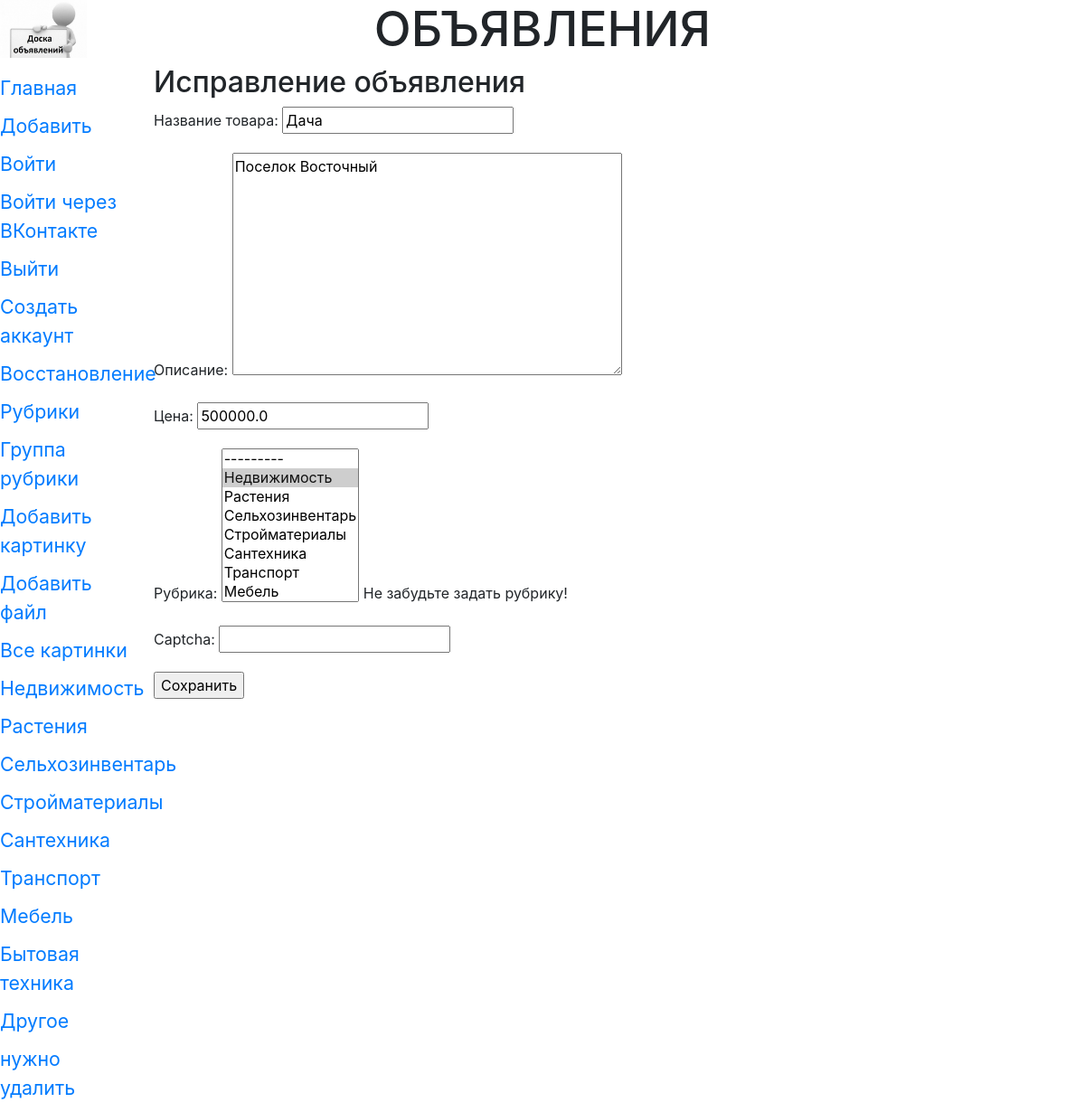
Page /bboard/edit/2 on the committed database.
### bboard/models.py (models this page shows, shortened)
class Rubric (models.Model):#клас рубрик
    name = models.CharField(max_length=20, db_index=True, verbose_name='Название')
    order = models.SmallIntegerField(default=0, db_index=True)
    def __str__(self):#класс представляющий рубрики стоками
        return self.name
    class Meta:
        verbose_name_plural = 'Рубрики'
        verbose_name = 'Рубрика'
        ordering = ['order', 'name']

class Bb(models.Model):#описание полей базы данных (таблица)
    title = models.CharField(max_length=50, verbose_name='Товар',
            validators=[validators.RegexValidator(regex='^.{4,}$')],
            error_messages={'invalid': 'Неправильное название товара'})#добавим валидатор по регулярному выражению
    content = models.TextField(null=True, blank=True, verbose_name='Описание',)
    price = models.FloatField(null=True, blank=True, verbose_name='Цена',
            validators=[validate_even,])#добавили свой валидатор MinMaxValueValidator(1,999999)
    published = models.DateTimeField(auto_now_add=True,db_index=True, verbose_name='Опубликовано')
    rubric = models.ForeignKey('Rubric', null=True,
    on_delete=models.PROTECT, verbose_name='Рубрика')#еще одно поле рубрика, foreignKey поле Первичной модели, 1-ссылка на класс,2 поле не обяз,3 защита от удаления всех полей рубрики какойлибо
    class Meta:#параметры полей и моделей(представление в человеческом виде-ед и мн число и порядок)
        verbose_name_plural = 'Объявления'
        verbose_name = 'Объявление'
        ordering = ['-published','title']#порядок сортировки
        unique_together = (
            ('title', 'published'),
            ('title', 'price', 'rubric')
        )#теперь поля товара и даты должны быть уникальны
        get_latest_by = '-published'
    def title_and_price(self):# функция для функционального поля, выводит название и цену или название
        if self.price:
            return '%s (%.2f)' %(self.title, self.price)
        else:
            return self.title
    title_and_price.short_description = 'Название и цена'

### bboard/views.py (the view)
# urls.py: path('edit/<int:pk>', BbEditView.as_view(), name='edit'),#редактирование, обязательно передаем pk!!
class BbEditView(UpdateView):#Класс для редактирования записей
    model = Bb
    form_class = BbForm
    success_url = '/bboard/detail/{id}'#в книге ошибка
    def get_context_data(self, *args, **kwargs):
        context = super().get_context_data(*args, **kwargs)
        context['rubrics'] = Rubric.objects.all()
        return context

### bboard/forms.py (shortened to what this page needs)
class BbForm(forms.ModelForm):#полное объявление всех полей
    title = forms.CharField(label='Название товара')
    content = forms.CharField(label='Описание',
            validators=[validators.RegexValidator(regex='^.{4,}$')],
            error_messages={'invalid': 'Неправильное название товара'},
            widget=forms.widgets.Textarea())
    price = forms.DecimalField(label='Цена', decimal_places=2)
    rubric = forms.ModelChoiceField(queryset=Rubric.objects.all(),
            label='Рубрика', help_text='Не забудьте задать рубрику!',
            widget=forms.widgets.Select(attrs={'size': 8}))
    captcha = CaptchaField()
    class Meta:
        model = Bb
        fields = ('title', 'content', 'price', 'rubric')

### bboard/templates/bboard/bb_form.html (shortened to what this page needs)
{% extends "layout/basic.html" %}
{% block content %}
<h2>Исправление объявления</h2>
<form method="post">
    {{ form.as_p }}
    <input type="submit" value="Сохранить">
</form>
{% endblock %}

### bboard/templates/layout/basic.html (shortened to what this page needs)
{% load static %}
{% load bootstrap4 %}
{% load cache %}
<!DOCTYPE html>
<html>
    <head>
        <link rel="stylesheet" type="text/css" href="{% static 'bboard/style.css' %}">
        {% bootstrap_css %}
    </head>
    <body>
        <header>
            <h1>Объявления</h1>
        </header>
        {% cache 300 navbar %}
        <nav>
            <a href="{% url 'index' %}">Главная</a>
            <a href="{% url 'add' %}">Добавить</a>
            <a href="{% url 'login' %}">Войти</a>
            <a href="{% url 'social:begin' 'vk-oauth2' %}">Войти через ВКонтакте</a>
            <a href="{% url 'logout' %}">Выйти</a>
            <a href="{% url 'add_user' %}">Создать аккаунт</a>
            <a href="{% url 'password_reset' %}">Восстановление</a>
            <a href="{% url 'rubrics' %}">Рубрики</a>
            <a href="{% url 'rubrics_formset' %}">Группа рубрики</a>
            <a href="{% url 'add_img' %}">Добавить картинку</a>
            <a href="{% url 'add_file' %}">Добавить файл</a>
            <a href="{% url 'all_img' %}">Все картинки</a>
            {% for rubric in rubrics %}
            <a href="{{ rubric.get_absolute_url }}">{{ rubric.name }}</a>
            {% endfor %}
        </nav>
        {% endcache %}
        <section>
        {% block content %}
        {% endblock %}
        </section>
    </body>
</html>

### bboard/static/bboard/style.css (style rules this page uses)
header h1 { font-size: 40pt; text-transform: uppercase; text-align: center; background: url("bg.jpg") left/auto 100% no-repeat; }
nav { font-size: 16pt; width: 150px; float: left; }
nav a { display: block; margin: 10px 0px; }
section { margin-left: 170px; }

### rows in the picture
Rubric: name "Недвижимость"
Rubric: name "Растения"
Rubric: name "Сельхозинвентарь"
Rubric: name "Стройматериалы"
Rubric: name "Сантехника"
Rubric: name "Транспорт"
Rubric: name "Мебель"
Rubric: name "Бытовая техника"
Rubric: name "Другое"
Rubric: name "нужно удалить"
Bb: title "Дача", content "Поселок Восточный", price "500000.0", rubric "--------- / Недвижимость ☑ / Растения / Сельхозинвентарь / Стройматериалы / Сантехника / Транспорт / Мебель"
